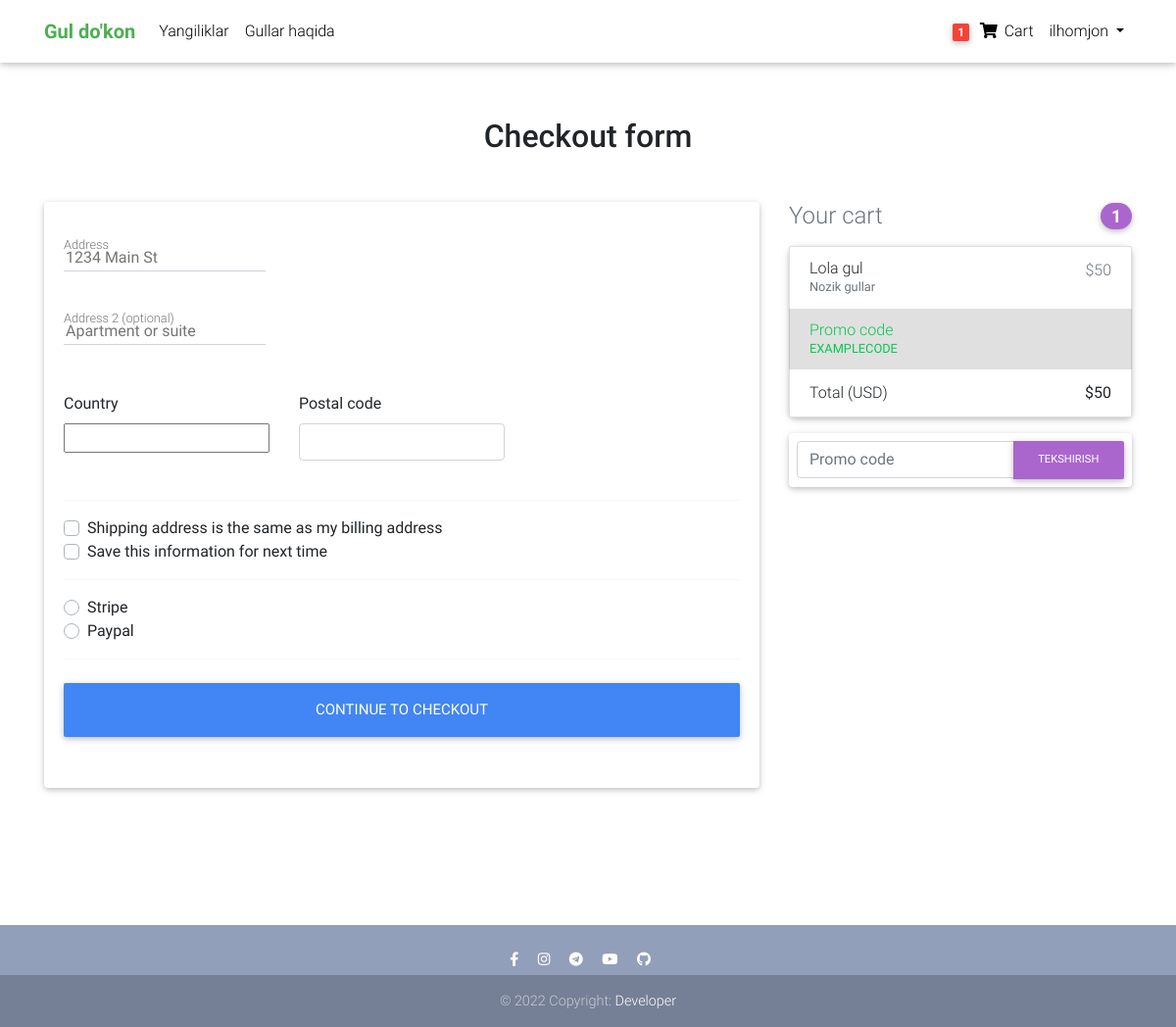
The app's page /checkout/ (signed in), older data.
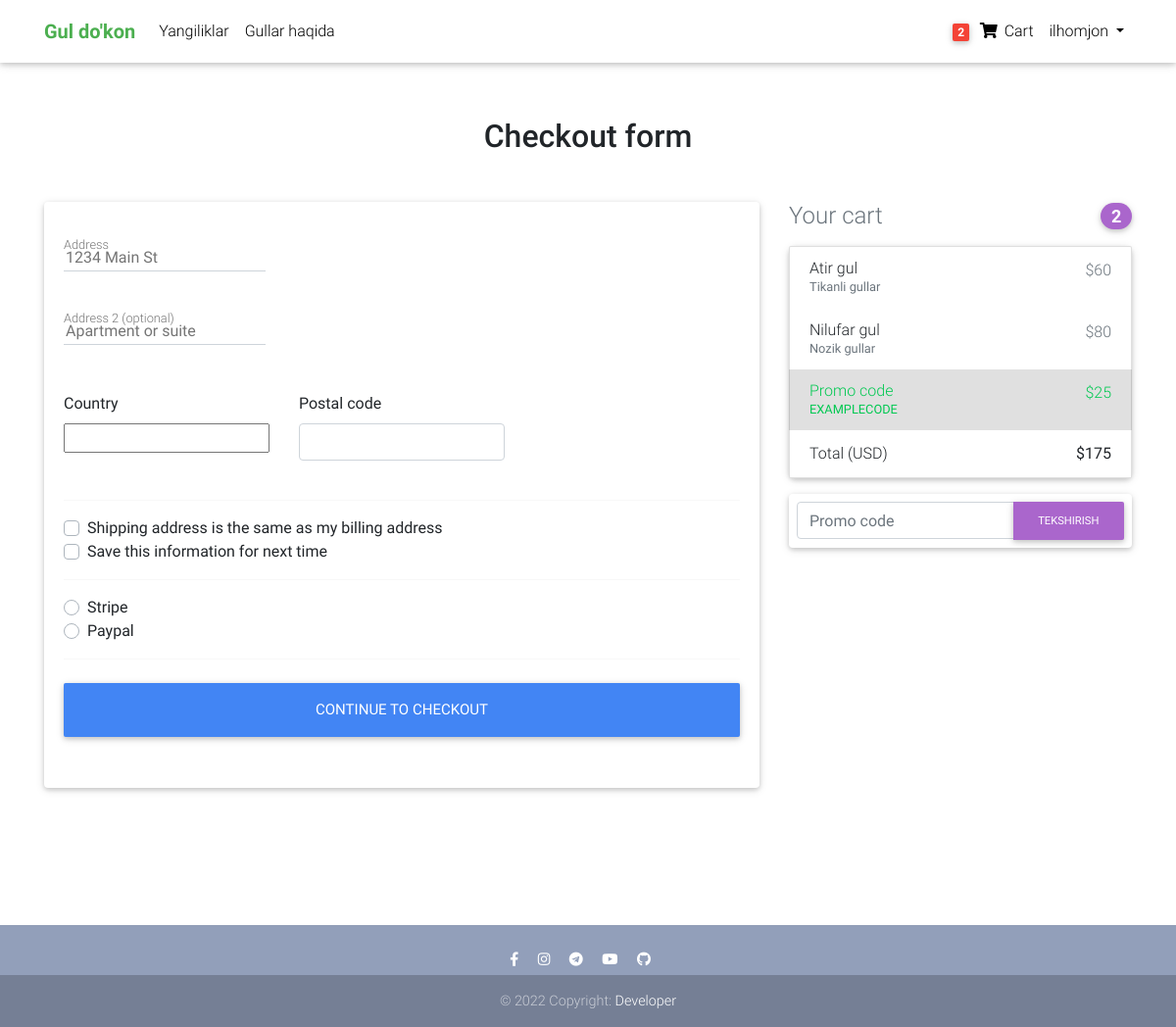
The same page, newer data.
### accounts/models.py (models this page shows)
class CustomUser(AbstractUser):
    age = models.PositiveIntegerField(null=True, blank=True)

### flowers/models.py (models this page shows, shortened)
class Order(models.Model):
    user = models.ForeignKey(settings.AUTH_USER_MODEL, on_delete=models.CASCADE)
    products = models.ManyToManyField(OrderProduct)
    start_date = models.DateTimeField(auto_now_add=True)
    ordered_date = models.DateTimeField()
    ordered = models.BooleanField(default=False)
    order_completed = models.BooleanField(default=False)
    order_completed_date = models.DateTimeField(null=True, blank=True)
    billingAddress = models.ForeignKey('BillingAddress', on_delete=models.SET_NULL, blank=True, null=True)
    payment = models.ForeignKey('Payment', on_delete=models.SET_NULL, blank=True, null=True)
    promo_code_text = models.CharField(max_length=20, blank=True, null=True)
    promocode = models.ForeignKey('PromoCode', on_delete=models.SET_NULL, blank=True, null=True)
    def get_total(self):
        total = 0
        for order_product in self.products.all():
            total += order_product.get_final_price()
        promo_code = self.promocode
        if promo_code:
            if promo_code.discount_cash:
                total -= promo_code.discount_cash
            elif promo_code.discount_interest:
                total *= (100-promo_code.discount_interest) / 100
        return total

class OrderProduct(models.Model):
    user = models.ForeignKey(settings.AUTH_USER_MODEL, on_delete=models.CASCADE)
    ordered = models.BooleanField(default=False)
    product = models.ForeignKey(Product, on_delete=models.CASCADE)
    quantity = models.IntegerField(default=1)
    def get_total_product_price(self):
        return self.quantity * self.product.price
    def get_total_product_discount_price(self):
        return self.quantity * self.product.discount_price
    def get_final_price(self):
        if self.product.discount_price:
            return self.get_total_product_discount_price()
        return self.get_total_product_price()

class Product(models.Model):
    name = models.CharField(max_length=50)
    description = RichTextField()
    date = models.DateTimeField(auto_now_add=True)
    image = models.ImageField(upload_to='images/')
    price = models.IntegerField()
    discount_price = models.IntegerField(null=True, blank=True)
    category = models.ForeignKey(Category, on_delete=models.CASCADE)
    label = models.CharField(choices=LABEL_CHOICES, max_length=10, null=True, blank=True)
    class Meta:
        verbose_name_plural = "Products"

class Category(models.Model):
    name = models.CharField(max_length=50)
    class Meta:
        verbose_name_plural = "Categories"
    def __str__(self):
        return self.name

class PromoCode(models.Model):
    promocode = models.CharField(max_length=20)
    min_price = models.IntegerField(blank=True, null=True)
    discount_cash = models.IntegerField(null=True, blank=True)
    discount_interest = models.IntegerField(null=True, blank=True)

### flowers/views.py (the view, shortened to what this page needs)
# urls.py: path('checkout/', CheckOutView.as_view(), name='checkout'),
class CheckOutView(View):
    def get(self, *args, **kwargs):
        form = CheckOutForm()
        form_promocode = PromoCodeForm()
        order = get_object_or_404(Order, user=self.request.user, ordered=False)
        order_product = order.products.all()
        n = len(order_product)
        context = {
            "form": form,
            'form_promocode': form_promocode,
            'order': order,
            'n': n,
        }
        return render(self.request, 'checkout-page.html', context)

### flowers/forms.py
class CheckOutForm(forms.Form):
    street_address = forms.CharField(widget=forms.TextInput(attrs={
        "placeholder": '1234 Main St',
    }))
    apartment_address = forms.CharField(required=False, widget=forms.TextInput(attrs={
        'placeholder': "Apartment or suite",
    }))
    country = CountryField(blank_label='(select country)').formfield(
        widget=CountrySelectWidget(attrs={
            'class': "custom-select d-block w-100",
        })
    )
    zip = forms.CharField(widget=forms.TextInput(attrs={
        'class': "form-control"
    }))
    same_shipping_address = forms.BooleanField(required=False)
    save_info = forms.BooleanField(required=False)
    payment_option = forms.ChoiceField(widget=forms.RadioSelect, choices=PAYMENT_CHOISE)

class PromoCodeForm(forms.Form):
    promocode = forms.CharField(max_length=20, widget=forms.TextInput(attrs={
        'type': "text",
        'class': "form-control",
        "placeholder": "Promo code",
        'aria - label': "Recipient's username",
        'aria - describedby': "basic-addon2",
    }))

### template/checkout-page.html (shortened to what the changed rows need)
{% extends 'base.html' %}
{% load crispy_forms_tags %}
{% block content %}
  <main class="mt-0 pt-0">
    <div class="container wow fadeIn">
      <h2 class="my-5 h2 text-center">Checkout form</h2>
      <div class="row">
        <div class="col-md-8 mb-4">
          <div class="card">
            <form method="post" class="card-body">
              <div class="d-block my-3">
                {% for value, name in form.fields.payment_option.choices %}
                <div class="custom-control custom-radio">
                  <label class="custom-control-label" for="{{ name }}">{{ name }}</label>
                </div>
                  {% endfor %}
              </div>
            </form>
          </div>
        </div>
        <div class="col-md-4 mb-4">
          <h4 class="d-flex justify-content-between align-items-center mb-3">
            <span class="text-muted">Your cart</span>
            <span class="badge badge-secondary badge-pill">{{n}}</span>
          </h4>
          <ul class="list-group mb-3 z-depth-1">
              {% for product in order.products.all %}
            <li class="list-group-item d-flex justify-content-between lh-condensed">
              <div>
                <h6 class="my-0">{{ product.product.name }}</h6>
                <small class="text-muted">{{ product.product.category }}</small>
              </div>
                {% if product.product.discount_price %}
              <span class="text-muted">${{ product.product.discount_price }}</span>
                {% else %}
                <span class="text-muted">${{ product.product.price }}</span>
                {% endif %}
            </li>
              {% endfor %}
            <li class="list-group-item d-flex justify-content-between bg-light">
              <div class="text-success">
                <h6 class="my-0">Promo code</h6>
                <small>EXAMPLECODE</small>
              </div>
                {% if order.promocode.discount_cash %}
                    <span class="text-success">${{ order.promocode.discount_cash }}</span>
                {% elif order.promocode.discount_interest %}
                    <span class="text-success">{{ order.promocode.discount_interest }}%</span>
                {% endif %}
            </li>
            <li class="list-group-item d-flex justify-content-between">
              <span>Total (USD)</span>
              <strong>${{ order.get_total }}</strong>
            </li>
          </ul>
        </div>
      </div>
    </div>
  </main>
 {% endblock content %}

### template/base.html (shortened to what this page needs)
{% load static %}
{% load card_template_tags %}
<!doctype html>
<html lang="uz">
<head>
  <link href="https://cdn.jsdelivr.net/npm/bootstrap@5.2.3/dist/css/bootstrap.min.css" rel="stylesheet">
  <link href="https://getbootstrap.com/docs/5.2/assets/css/docs.css" rel="stylesheet">
  <link rel="stylesheet" href="https://use.fontawesome.com/releases/v5.11.2/css/all.css">
  <link href="/static/css/bootstrap.min.css" rel="stylesheet">
  <link href="/static/css/mdb.min.css" rel="stylesheet">
  <link href="/static/css/style.min.css" rel="stylesheet">
</head>
<body>
  <nav class="navbar fixed-top navbar-expand-lg navbar-light white scrolling-navbar">
    <div class="container">
      <a class="navbar-brand waves-effect" href="/category/0/page/1/">
        <strong class="green-text"><b>Gul do'kon</b></strong>
      </a>
      <div class="collapse navbar-collapse" id="navbarSupportedContent">
        <ul class="navbar-nav mr-auto">
          <li class="nav-item">
            <a class="nav-link waves-effect" href="">Yangiliklar</a>
          </li>
          <li class="nav-item">
            <a class="nav-link waves-effect" href="">Gullar haqida</a>
          </li>
        </ul>
        <ul class="navbar-nav nav-flex-icons">
          {% if user.is_authenticated %}
          <li class="nav-item">
            <a href="{% url 'order-summary' %}" class="nav-link waves-effect">
              <span class="badge red z-depth-1 mr-1"> {{ user|card_flower_count }} </span>
              <i class="fas fa-shopping-cart"></i>
              <span class="clearfix d-none d-sm-inline-block"> Cart </span>
            </a>
          </li>
           <li class="nav-item dropdown">
              <a class="nav-link dropdown-toggle" href="#" role="button" data-bs-toggle="dropdown" aria-expanded="false">
                {{ user.username }}
              </a>
            </li>
          {% else %}
          <div class="button small">
            <a href="{% url 'login' %}" class="btn btn-outline-dark" type="submit" style="height:40; width:120;">login</a></div>
          {% endif %}
        </ul>
      </div>
    </div>
  </nav>
    <main>
        {% block content %}
        {% endblock content %}
    </main>
  <footer class="page-footer text-center font-small mt-4 wow fadeIn">
    <hr class="my-4">
    <div class="pb-1">
      <a href="https://www.facebook.com/profile.php?id=100075273840350&mibextid=ZbWKwL" target="_blank">
        <i class="fab fa-facebook-f mr-3"></i>
      </a>
      <a href="https://www.instagram.com/rahimov_ilhomjon01/" target="_blank">
        <i class="fab fa-instagram mr-3"></i>
      </a>
      <a href="http://t.me/Rahimov_Ilhomjon" target="_blank">
        <i class="fab fa-telegram mr-3"></i>
      </a>
      <a href="https://www.youtube.com/@realpythonacademy3211" target="_blank">
        <i class="fab fa-youtube mr-3"></i>
      </a>
      <a href="https://github.com/RahimovIlhom" target="_blank">
        <i class="fab fa-github mr-3"></i>
      </a>
    </div>
    <div class="footer-copyright py-3">
      © 2022 Copyright:
      <a href="" target="_blank"> Developer </a>
    </div>
  </footer>
  </body>
</html>

Row changes from the older to the newer data that the page shows:
removed OrderProduct: product.name "Lola gul", product.category "Nozik gullar", product.price "50"
changed CustomUser "ilhomjon": id "1" → "2"
added OrderProduct: product.name "Atir gul", product.category "Tikanli gullar", product.price "60"
added OrderProduct: product.name "Nilufar gul", product.category "Nozik gullar", product.discount_price "80"
changed Order: promocode_id empty → 3 (drawn); promocode.discount_cash (not shown) → "25"; get_total "50" → "175"
Text that changed along with them:
{{ n }}: "1" → "2"
